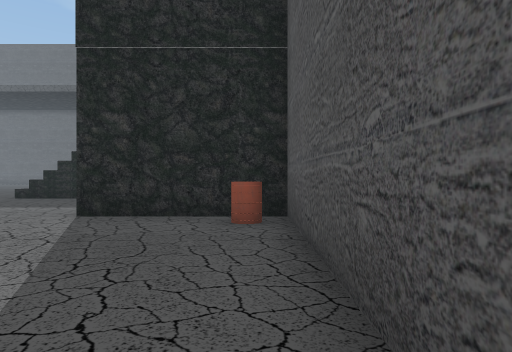
View 1 (above)

24 first-person views from a walk through a scene from a Unity 3-D project. The camera is 1.5 m above the floor, looks level and sees 75° across. The floor is counted in squares, 2 m on a side. Each view is taken from the middle of a square. On the plan, view 1 faces up. The plan holds only what a view shows up to about 11 squares ahead; the rest is blank. The place goes on beyond the plan. The player character is not drawn. Some animated figures are not drawn. Some surface patterns are stand-ins.

View 2
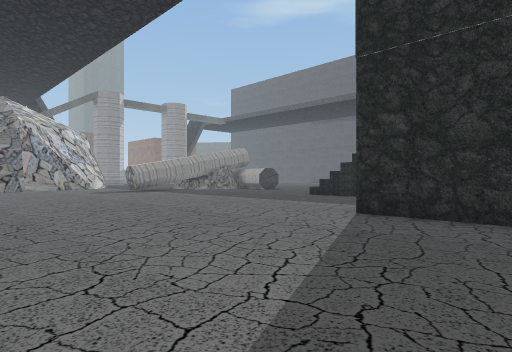

View 3
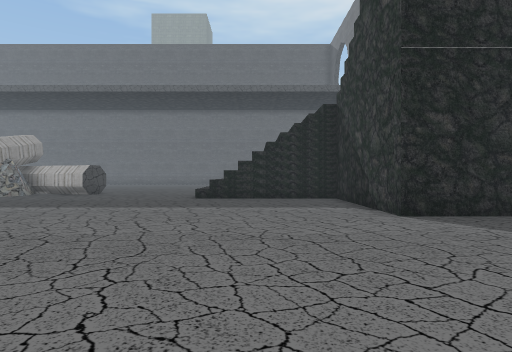

View 4
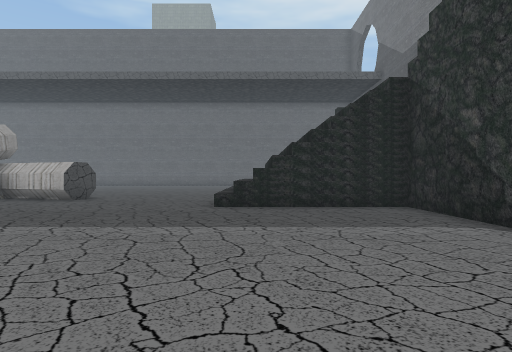

View 5
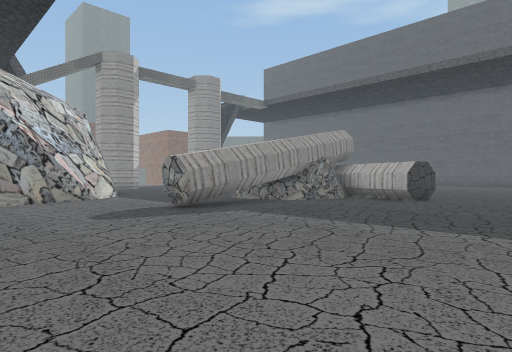

View 6
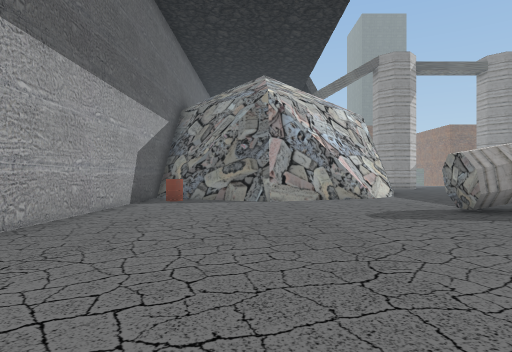

View 7
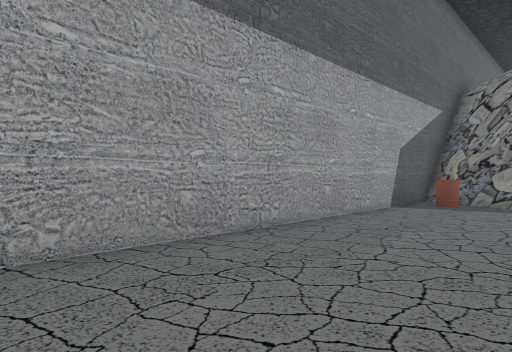

View 8
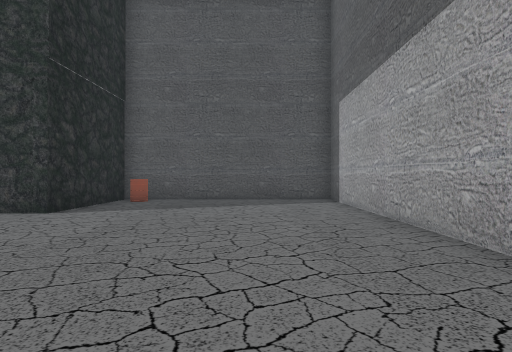

View 9
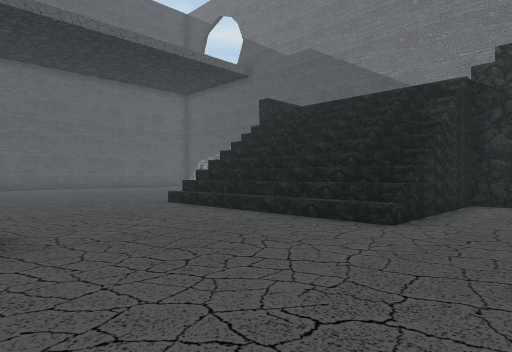

View 10
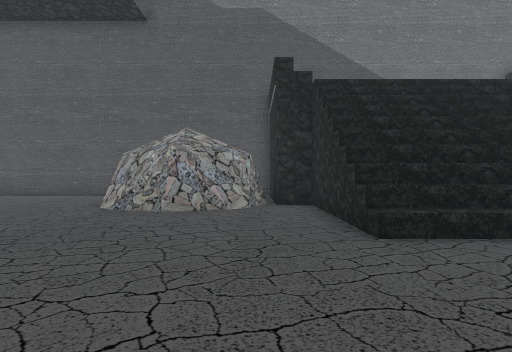

View 11
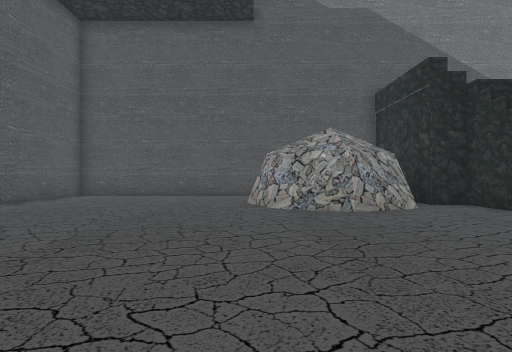

View 12
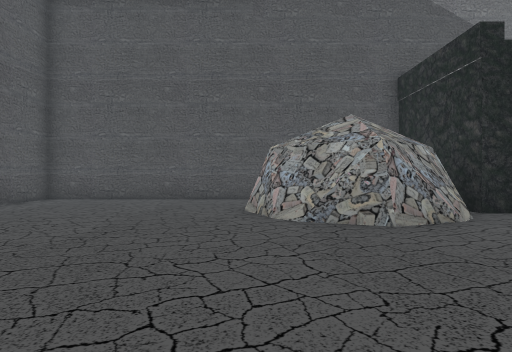

View 13
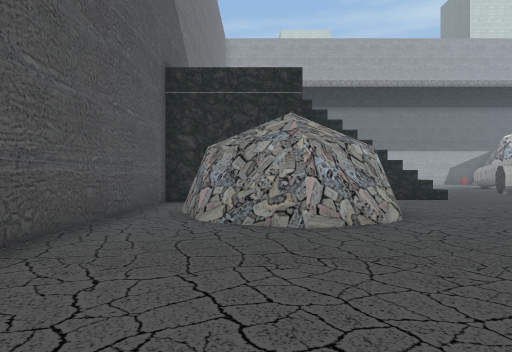

View 14
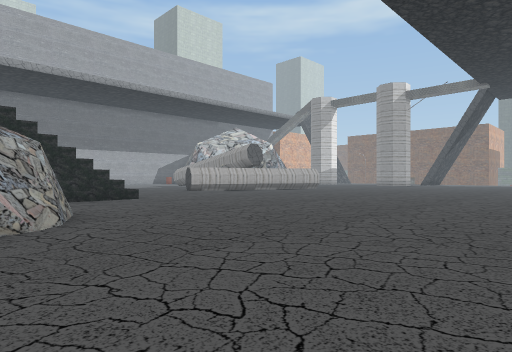

View 15
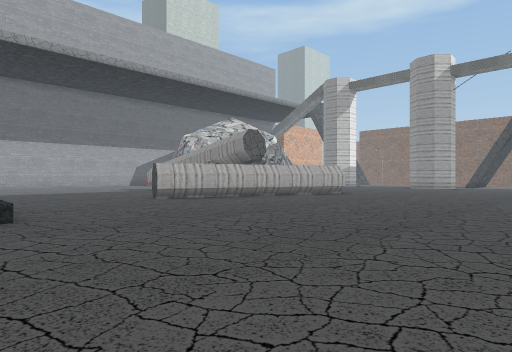

View 16
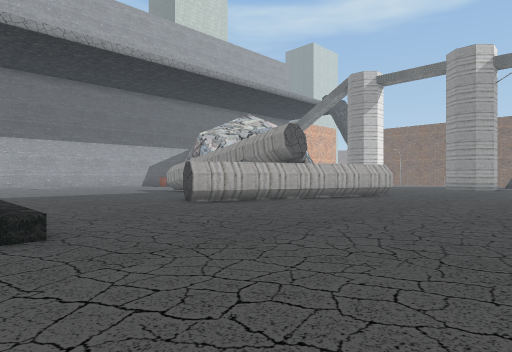

View 17
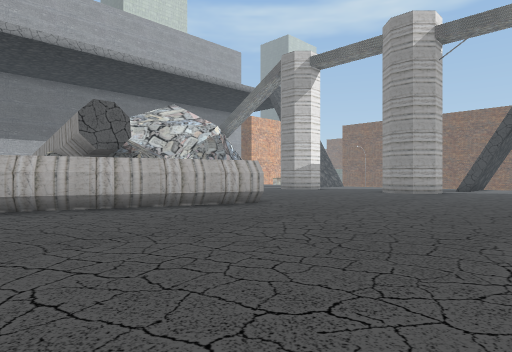

View 18
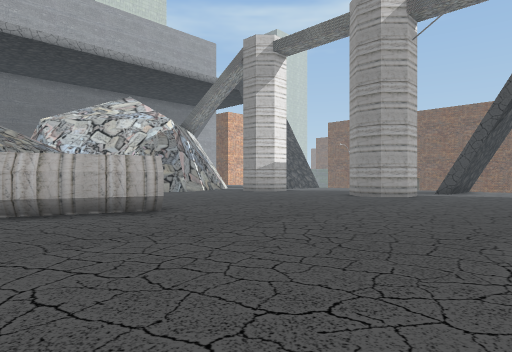

View 19
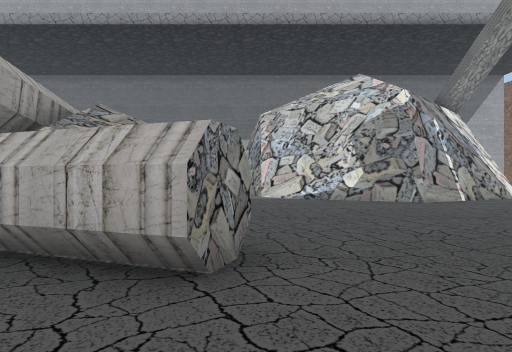

View 20
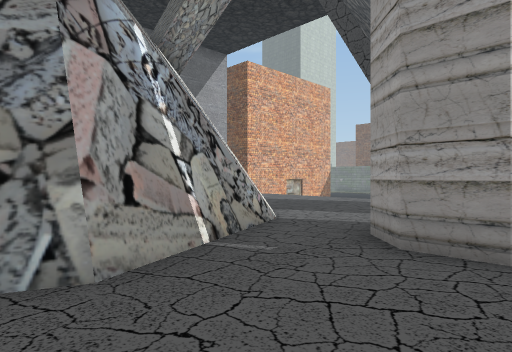

View 21
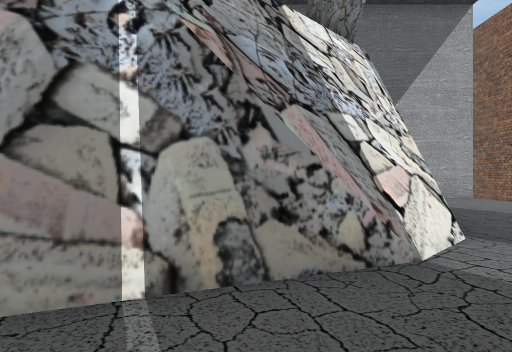

View 22
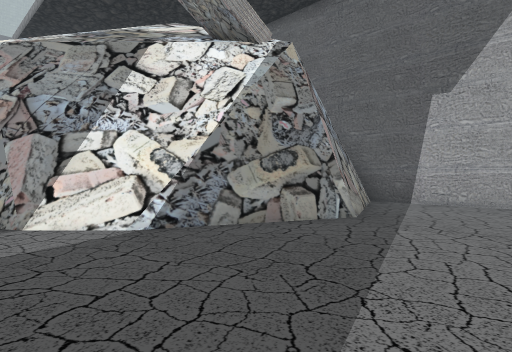

View 23
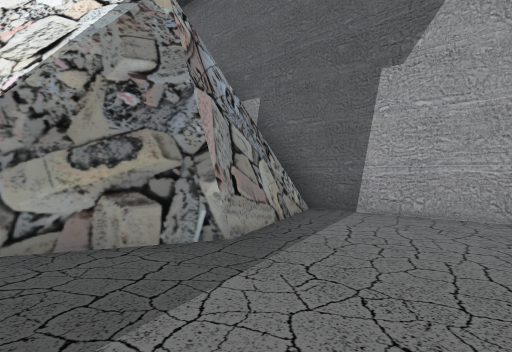

View 24
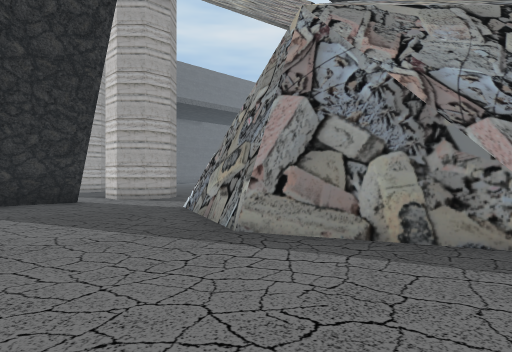

### Floor plan
Points are (right, up) in squares from view 1. A wall is a line through its corners. A room is listed if a view was taken in it or the views show most of it. See-through windows are left out.
Room 1 (views 1, 2, 3, 4, 5, 6, 7, 8, 9, 10, 11, 12, 13, 14, 15, 16, 17, 18, 19, 20, 21)
walls: (-15.2, 12.5) (-15.5, 11.9); (-15.2, 12.1) (-16.3, 11); (-20, 15.6) (-19.5, 16.8) (-12.3, 14.1) (-12.8, 13) (-15.4, 14); (-15.8, 11.7) (-15.5, 9.7); (-15.9, 11.1) (-15.5, 8.3); (-15.9, 11.1) (-17.1, 10.6); (-16, 10) (-15.5, 7.4); (-15.5, 9.9) (-15.5, 7.4); (-8, 17.5) (-3.3, 17.5) (-3.3, 18.5); (-15.8, 7.4) (-16.7, 7.4); (-7.5, 11) (-7.5, 17.6); (-7.1, 11) (-7.1, 17.6); (-20.8, 6.8) (-20.1, 6.2); (-20.2, 6.5) (-18.8, 3.3); (-4.4, 19.8) (-4.9, 20.9) (-4.5, 21.9); (-27.5, 11.6) (-27.5, 10.6) (-28.1, 9.9); (-4.6, 21.4) (-3.5, 22.6) (-2.7, 22.9) (-2.1, 22.7) (-1, 21.6); (-26.3, 8.7) (-24.7, 9.3) (-21.4, 8); (-19, 3.5) (-20.2, 0.6) (-21.1, -0.4) (-10.4, -0.4); (-2.7, 18.7) (-4, 19.2); (-2.7, 18.9) (-3.3, 19.2) (-4.6, 20.4); (-3.7, 22.7) (-2.7, 23.2) (-1.4, 22.6); (-29.6, 10.6) (-29.6, 11.2); (0.6, 22.5) (0.6, 28.5); (-7, -0.4) (0.6, -0.4) (0.6, 6.2) (-3.3, 6.2) (-3.3, 11.1) (-8, 11.1)
low walls: (-14.9, 12.7) (-15.4, 11.6) (-15.9, 11.1); (-15.9, 7.9) (-15.8, 7.4); (-8, 11.1) (-8, 17.5); (-4, 19.2) (-4.5, 19.7); (-26.5, 8.8) (-24.9, 9.5); (-3.6, 19.1) (-4.5, 20); (-4.5, 21.9) (-3.7, 22.7); (-18.8, 3.3) (-20.2, -0.1); (-4.5, 22.2) (-4.2, 22.6); (-1.8, 22.8) (-0.9, 21.9)
ways out: opening at (-30, 10) to room 2; opening at (-27, 9) to room 2; opening at (0, 22) to room 3; opening at (-21, 7); opening at (-4, 21)
objects: other object (-19, 1); other object (0, 5)
Room 2 (views 22, 23, 24)
walls: (-29.6, 6.2) (-27.6, 8.2); (-29.6, 6.4) (-28.1, 8) (-26.3, 8.7); (-30.9, 9.8) (-32.8, 9.8); (-30.9, 10) (-32.8, 10); (-33.2, -0.4) (-29.6, -0.4); (-29.4, 0.1) (-30.8, 3.3) (-29.3, 6.8); (-28.4, 10) (-29, 10) (-29.6, 10.6)
low walls: (-30.5, 4.4) (-29.6, 6.6); (-29.6, 6.8) (-28.3, 8.1) (-27.2, 8.5)
ways out: opening at (-30, 10) to room 1; opening at (-27, 9) to room 1
Room 3 (no view inside)
walls: (-1, 21.6) (-0.7, 20.9); (-1.6, 18.5) (0.6, 18.5) (0.6, 22.5); (-1, 22.2) (-0.5, 20.9)
ways out: opening at (0, 22) to room 1

Where each view was taken, in squares from view 1:
view 1: 0 up, 0 right, facing up
view 2: 0 up, 0 right, facing up-left
view 3: 0 up, 6 left, facing up
view 4: 3 up, 7 left, facing up
view 5: 3 up, 9 left, facing up-left
view 6: 3 up, 9 left, facing left
view 7: 3 up, 10 left, facing down-left
view 8: 2 up, 10 left, facing right
view 9: 9 up, 13 left, facing up-right
view 10: 19 up, 12 left, facing right
view 11: 23 up, 12 left, facing right
view 12: 23 up, 10 left, facing right
view 13: 28 up, 2 left, facing down
view 14: 28 up, 3 left, facing down-left
view 15: 24 up, 7 left, facing down-left
view 16: 22 up, 7 left, facing down-left
view 17: 23 up, 13 left, facing down-left
view 18: 23 up, 16 left, facing down-left
view 19: 19 up, 20 left, facing down
view 20: 12 up, 24 left, facing down-left
view 21: 11 up, 27 left, facing down
view 22: 9 up, 34 left, facing down-right
view 23: 6 up, 34 left, facing down-right
view 24: 0 up, 34 left, facing up-right
